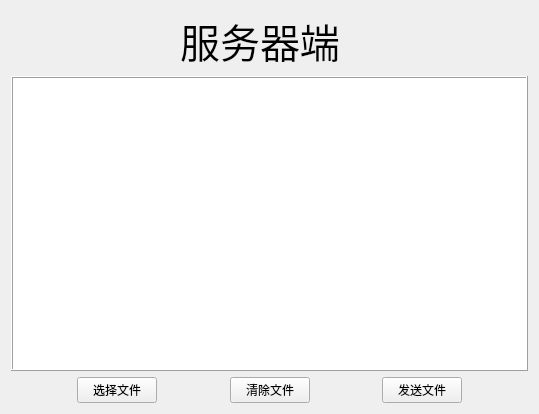
<?xml version="1.0" encoding="UTF-8"?>
<ui version="4.0">
 <class>Server</class>
 <widget class="QWidget" name="Server">
  <property name="geometry">
   <rect>
    <x>0</x>
    <y>0</y>
    <width>539</width>
    <height>414</height>
   </rect>
  </property>
  <property name="windowTitle">
   <string>Server</string>
  </property>
  <layout class="QVBoxLayout" name="verticalLayout">
   <item>
    <layout class="QHBoxLayout" name="horizontalLayout">
     <item>
      <spacer name="horizontalSpacer">
       <property name="orientation">
        <enum>Qt::Horizontal</enum>
       </property>
       <property name="sizeHint" stdset="0">
        <size>
         <width>40</width>
         <height>20</height>
        </size>
       </property>
      </spacer>
     </item>
     <item>
      <widget class="QLabel" name="label">
       <property name="font">
        <font>
         <family>楷体</family>
         <pointsize>30</pointsize>
        </font>
       </property>
       <property name="text">
        <string>服务器端</string>
       </property>
       <property name="alignment">
        <set>Qt::AlignCenter</set>
       </property>
      </widget>
     </item>
     <item>
      <spacer name="horizontalSpacer_2">
       <property name="orientation">
        <enum>Qt::Horizontal</enum>
       </property>
       <property name="sizeHint" stdset="0">
        <size>
         <width>188</width>
         <height>20</height>
        </size>
       </property>
      </spacer>
     </item>
    </layout>
   </item>
   <item>
    <widget class="QTextEdit" name="textEdit">
     <property name="font">
      <font>
       <bold>false</bold>
      </font>
     </property>
     <property name="frameShape">
      <enum>QFrame::Box</enum>
     </property>
     <property name="frameShadow">
      <enum>QFrame::Raised</enum>
     </property>
    </widget>
   </item>
   <item>
    <layout class="QHBoxLayout" name="horizontalLayout_2">
     <item>
      <spacer name="horizontalSpacer_6">
       <property name="orientation">
        <enum>Qt::Horizontal</enum>
       </property>
       <property name="sizeHint" stdset="0">
        <size>
         <width>40</width>
         <height>20</height>
        </size>
       </property>
      </spacer>
     </item>
     <item>
      <widget class="QPushButton" name="pushButton_setfile">
       <property name="text">
        <string>选择文件</string>
       </property>
      </widget>
     </item>
     <item>
      <spacer name="horizontalSpacer_3">
       <property name="orientation">
        <enum>Qt::Horizontal</enum>
       </property>
       <property name="sizeHint" stdset="0">
        <size>
         <width>40</width>
         <height>20</height>
        </size>
       </property>
      </spacer>
     </item>
     <item>
      <widget class="QPushButton" name="pushButton_cleanfile">
       <property name="text">
        <string>清除文件</string>
       </property>
      </widget>
     </item>
     <item>
      <spacer name="horizontalSpacer_5">
       <property name="orientation">
        <enum>Qt::Horizontal</enum>
       </property>
       <property name="sizeHint" stdset="0">
        <size>
         <width>40</width>
         <height>20</height>
        </size>
       </property>
      </spacer>
     </item>
     <item>
      <widget class="QPushButton" name="pushButton_send">
       <property name="text">
        <string>发送文件</string>
       </property>
      </widget>
     </item>
     <item>
      <spacer name="horizontalSpacer_4">
       <property name="orientation">
        <enum>Qt::Horizontal</enum>
       </property>
       <property name="sizeHint" stdset="0">
        <size>
         <width>40</width>
         <height>20</height>
        </size>
       </property>
      </spacer>
     </item>
    </layout>
   </item>
  </layout>
 </widget>
 <resources/>
 <connections/>
</ui>
